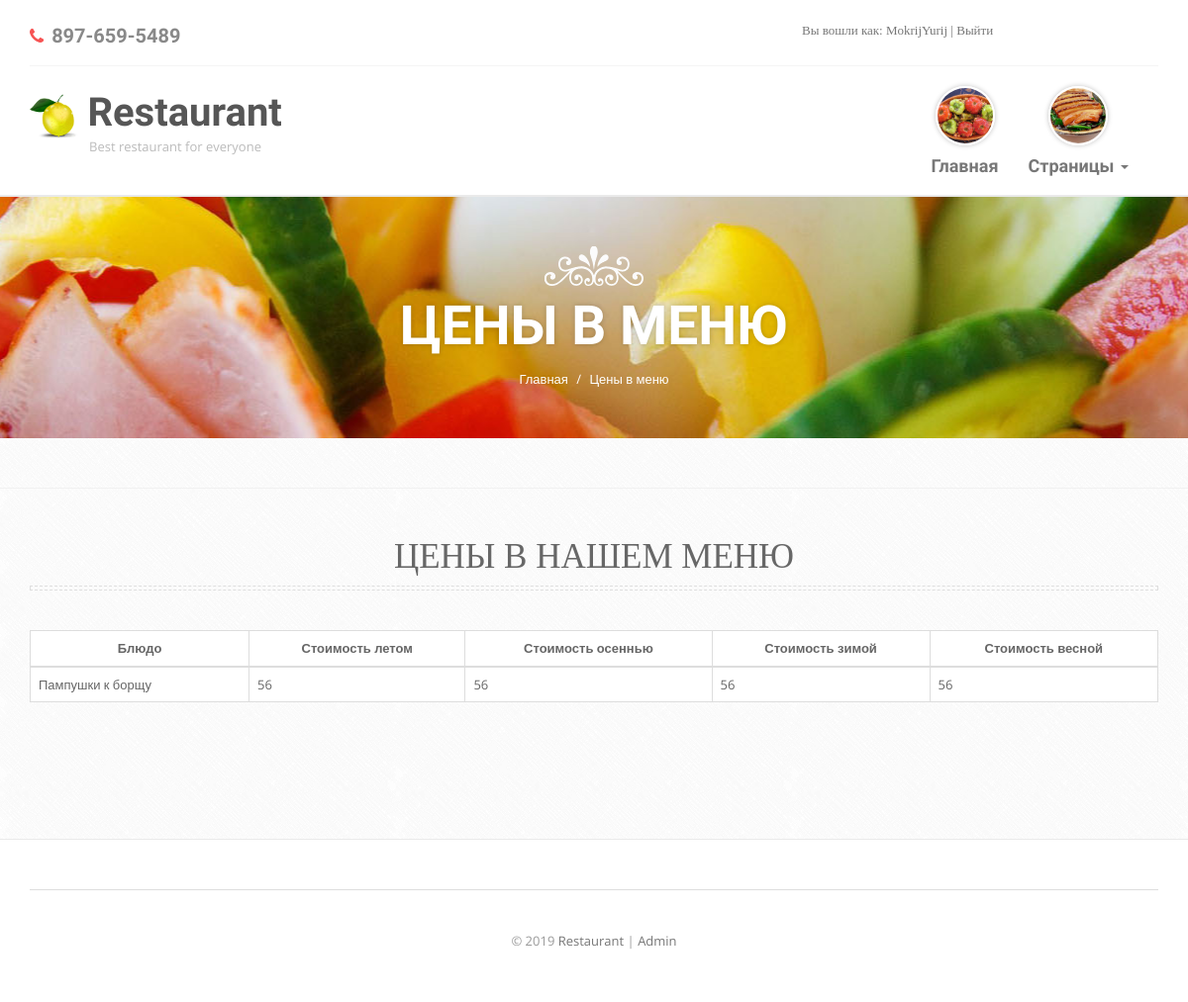
Screenshot of /price.php (signed in) with the database file from the repository.
### tables this page shows
CREATE TABLE `price` (
  `id_price` int(11) NOT NULL,
  `price_summer` double NOT NULL,
  `price_fall` double NOT NULL,
  `price_winter` double NOT NULL,
  `price_spring` double NOT NULL,
  `menu_id_item` int(11) NOT NULL
);

CREATE TABLE `menu` (
  `id_item` int(11) NOT NULL,
  `del_title` varchar(100) DEFAULT NULL,
  `class_menu` varchar(100) DEFAULT NULL,
  `number_peace_menu` int(11) DEFAULT NULL,
  `restorans_id_restoran` int(11) NOT NULL
);

### Dbsettings.php (called while the page is built)
<?php
$host     = '127.0.0.1';
$user     = 'root';
$password = '';
$db_name  = 'restaurant';

### DB.php (called while the page is built, shortened)
<?php
class DB
{
    protected $connetion;
    public function __construct($host, $user, $password, $db_name)
    {
        $this->connetion = new mysqli($host, $user, $password, $db_name);
    }
    public function query($sql)
    {
        $result = $this->connetion->query($sql);
        if (is_bool($result)) {
            return $result;
        }
        $data = array();
        while ($row = mysqli_fetch_assoc($result)) {
            $data[] = $row;
        }
        return $data;
    }
}

### public/price.php (the view, shortened to what this page needs)
<?php
$title = "Цены в меню";
require_once('../Dbsettings.php');
require_once('../DB.php');
include_once('header.php');
?>
    <div class="banner padd">
        <div class="container">
            <img class="img-responsive" src="img/crown-white.png" alt=""/>
            <h2 class="white"><?= $title ?></h2>
            <ol class="breadcrumb">
                <li><a href="index.php">Главная</a></li>
                <li class="active"><?= $title ?></li>
            </ol>
        </div>
    </div>
    <div class="inner-page padd">
        <div class="menu padd">
            <div class="container">
                <div class="default-heading">
                    <h2>Цены в нашем меню</h2>
                    <div class="border"></div>
                </div>
                <table class="table table-bordered table-hover">
                    <thead>
                    <tr>
                        <th scope="col" class="text-center">Блюдо</th>
                        <th scope="col" class="text-center">Стоимость летом</th>
                        <th scope="col" class="text-center">Стоимость осеннью</th>
                        <th scope="col" class="text-center">Стоимость зимой</th>
                        <th scope="col" class="text-center">Стоимость весной</th>
                    </tr>
                    </thead>
                    <tbody>
                    <?php
                    try {
                    $db = new DB($host, $user, $password, $db_name);
                    $price = $db->query("SELECT * FROM menu, price WHERE price.menu_id_item = menu.id_item");
                    foreach ($price as $priceitem) {
                        ?>
                        <tr>
                            <td><?php echo $priceitem["del_title"]; ?></td>
                            <td><?php echo $priceitem["price_summer"]; ?></td>
                            <td><?php echo $priceitem["price_fall"]; ?></td>
                            <td><?php echo $priceitem["price_winter"]; ?></td>
                            <td><?php echo $priceitem["price_spring"]; ?></td>
                        </tr>
                    <?php }
                    ?>
                    </tbody>
                </table>
                <?php
                } catch
                (Exception $e) {
                    echo $e->getMessage() . ':(';
                }
                ?>
            </div>
        </div>
    </div>
<?php include_once('footer.php'); ?>

### public/css/less-style.css (style rules this page uses)
body { color: #666666; }
h1, h2, h3, h4, h5, h6 { color: #777777; }
a { color: #777777; }
.white { color: #ffffff !important; }

### public/css/style.css (style rules this page uses)
body { background: #fff url('../img/crossword.png') repeat; font-family: 'Open Sans', sans-serif; -webkit-font-smoothing: antialiased; }
h1,h2,h3,h4,h5,h6 { font-family: 'Droid Serif', serif; font-weight: 400; }
table { background: #fff; }
.padd { padding: 50px 0; }
.default-heading { margin-bottom: 40px; text-align: center; }
.default-heading h2 { margin: 0px; margin-bottom: 10px; font-family: 'Droid Serif', serif; text-transform: uppercase; font-size: 35px; color: #676767; }
.default-heading .border { margin: 0px; height: 5px; border: 1px dashed #dedede; }
.menu { border-top: 1px solid #f1f1f1; }
.banner { background: url('../img/banner.jpg') center center repeat-x; text-align: center; }
.banner img { margin: 0 auto; margin-bottom: 10px; }
.banner h2 { margin: 0; font-size: 55px; font-family: 'Open Sans Condensed', sans-serif; font-weight: 700; text-shadow: 0 0 5px rgba(0,0,0,0.2); text-transform: uppercase; }
.banner .breadcrumb { margin: 0; margin-top: 15px; padding: 0; background: transparent; }
.banner .breadcrumb li, .banner .breadcrumb li a, .banner .breadcrumb>li+li:before { color: #fff; }

### rows the page displays
price: menu_id_item.del_title "Пампушки к борщу", price_summer "56", price_fall "56", price_winter "56", price_spring "56"

### other values shown
Session::get('login') "MokrijYurij"
$title "ЦЕНЫ В МЕНЮ"
$title "Цены в меню"
